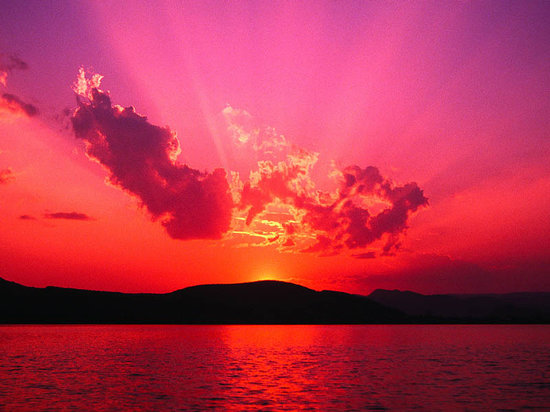
#> input picture Color Transfer/data/source.jpg, 550 x 412 px
$ python color_transfer.py --source data/source.jpg --target data/target.jpg
#> lines starting #> are read from the running program, lines starting #| are printed output that depends on the picture
import cv2
import argparse
import numpy as np

ap = argparse.ArgumentParser()
ap.add_argument("-s", "--source", required=True, help="Source image path")
ap.add_argument("-t", "--target", required=True, help="Target image path")
args = vars(ap.parse_args())

source = cv2.imread(args["source"])
#> source is the input picture: shape (412, 550, 3); mean B, G, R 77.6, 51.4, 185
target = cv2.imread(args["target"])
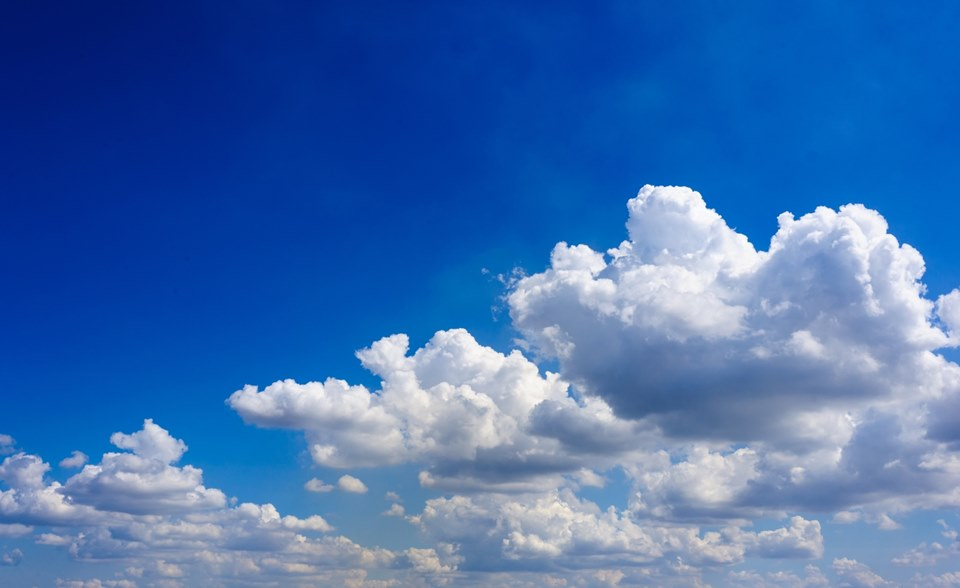
#> input picture Color Transfer/data/target.jpg, 960 x 588 px
#> target is the input picture: shape (588, 960, 3); mean B, G, R 176.3, 111, 65.1
target_name = args["target"].split("/")[::-1][0]

source_lab = cv2.cvtColor(source, cv2.COLOR_BGR2LAB).astype("float32")
target_lab = cv2.cvtColor(target, cv2.COLOR_BGR2LAB).astype("float32")
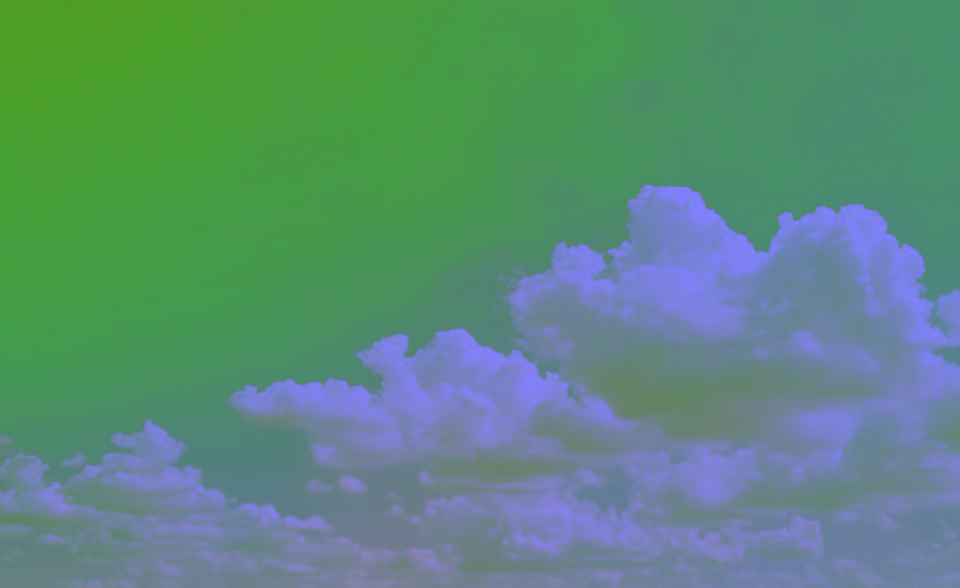
#> target_lab: shape (588, 960, 3) float32; mean B, G, R 120.5, 139.8, 89.5

source_lab_channels = []
target_lab_channels = []
for i in range(3):
    source_lab_channels.append(source_lab[:, :, i])
    target_lab_channels.append(target_lab[:, :, i])
#> after the loop, source_lab_channels = 3 items; target_lab_channels = 3 items

source_lab_std = np.std(source_lab_channels)
#> source_lab_std = 43.36
source_lab_mean = np.mean(source_lab_channels)
#> source_lab_mean = 145.6
target_lab_std = np.std(target_lab_channels)
#> target_lab_std = 38.48
target_lab_mean = np.mean(target_lab_channels)
#> target_lab_mean = 116.7

target_lab_channels_transfer = []
for i, c in enumerate(target_lab_channels):
    diff_mean = c - target_lab_mean
    scaled = diff_mean * (target_lab_std / source_lab_std)
    mean_added = scaled + source_lab_mean
    clipped = np.clip(mean_added, 0, 255)
    target_lab_channels_transfer.append(clipped)
#> this loop made 3 passes
#> pass 1, `diff_mean = c - target_lab_mean`:
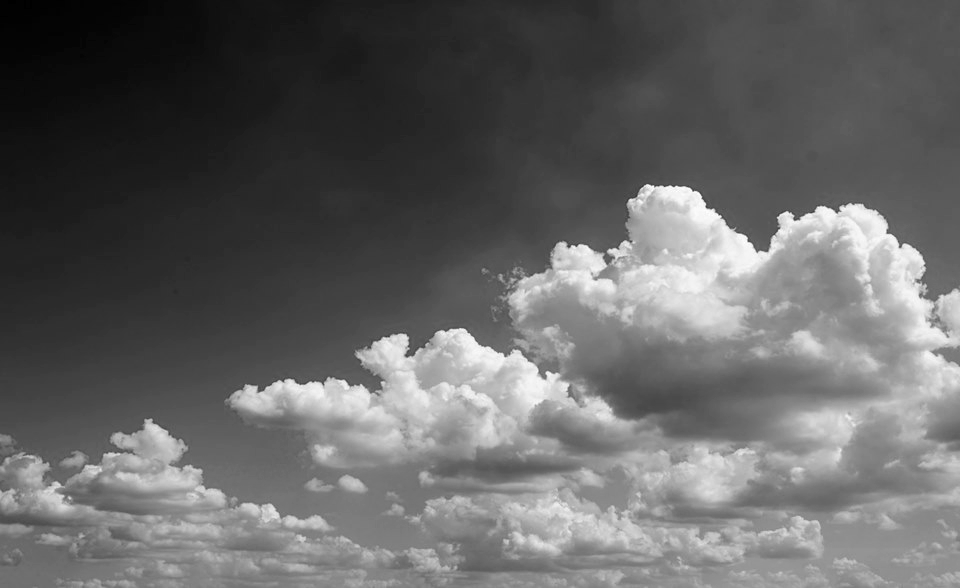
#> diff_mean: shape (588, 960) float32; min -83.68, max 138.3, mean 3.8; drawn with min black and max white
#> pass 1, `clipped = np.clip(mean_added, 0, 255)`:
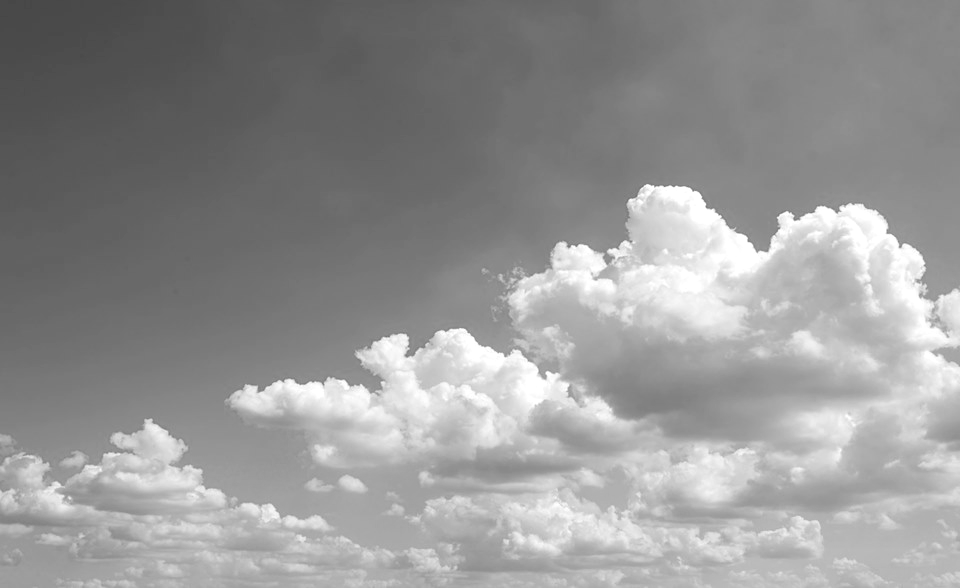
#> clipped: shape (588, 960) float32; min 71.34, max 255, mean 148.9
#> after the loop:
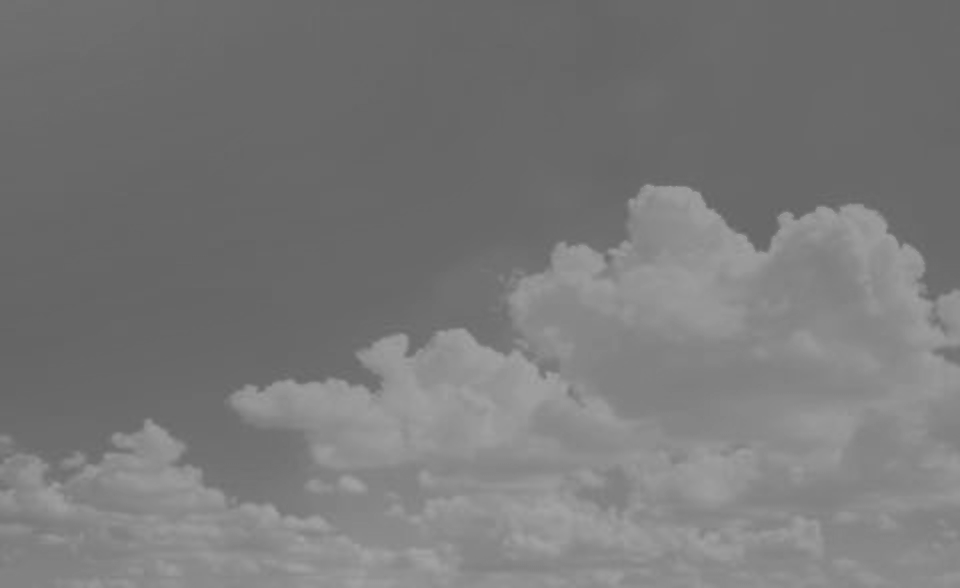
#> mean_added: shape (588, 960) float32; min 100.6, max 163.6, mean 121.5
#> after the loop, target_lab_channels_transfer = 3 items

merged = cv2.merge(target_lab_channels_transfer)
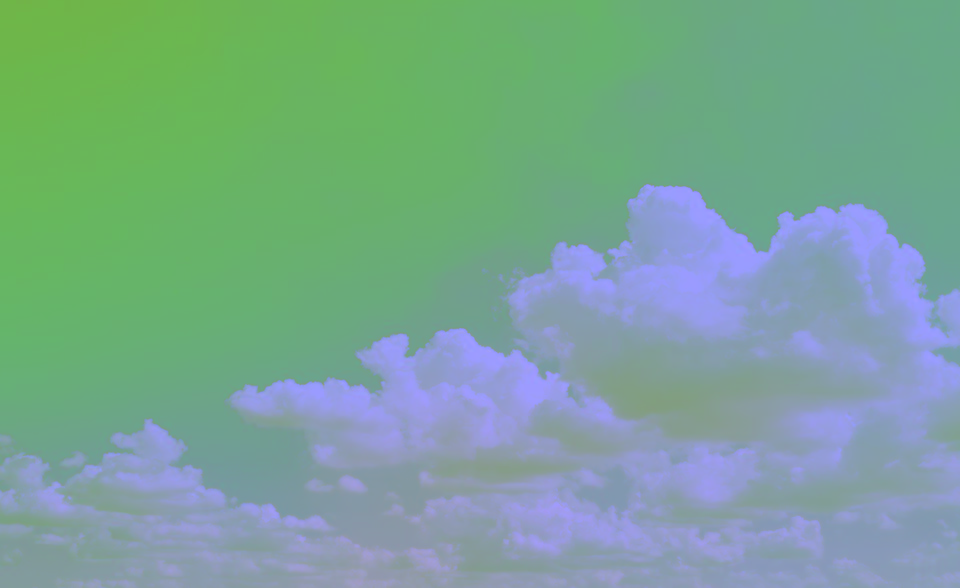
#> merged: shape (588, 960, 3) float32; mean of channels 0, 1, 2 148.9, 166.4, 121.5; drawn as B, G, R
to_rgb = cv2.cvtColor(merged.astype("uint8"), cv2.COLOR_LAB2BGR)
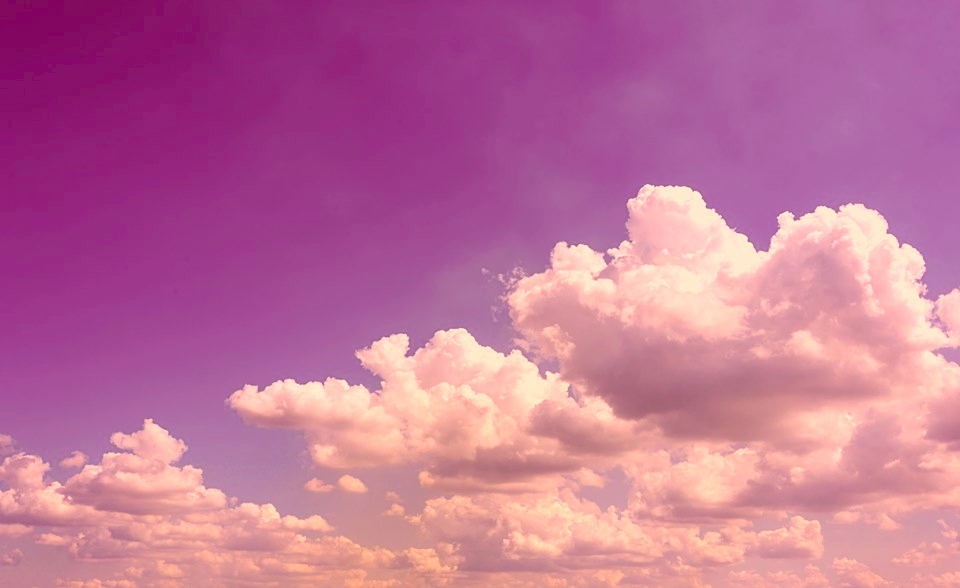
#> to_rgb: shape (588, 960, 3); mean B, G, R 152.7, 112.9, 192.3

cv2.imshow("source", source)
cv2.imshow("target", target)
cv2.imshow("final", to_rgb)
cv2.imwrite("data/transferred_" + target_name, to_rgb)
cv2.waitKey(0)
